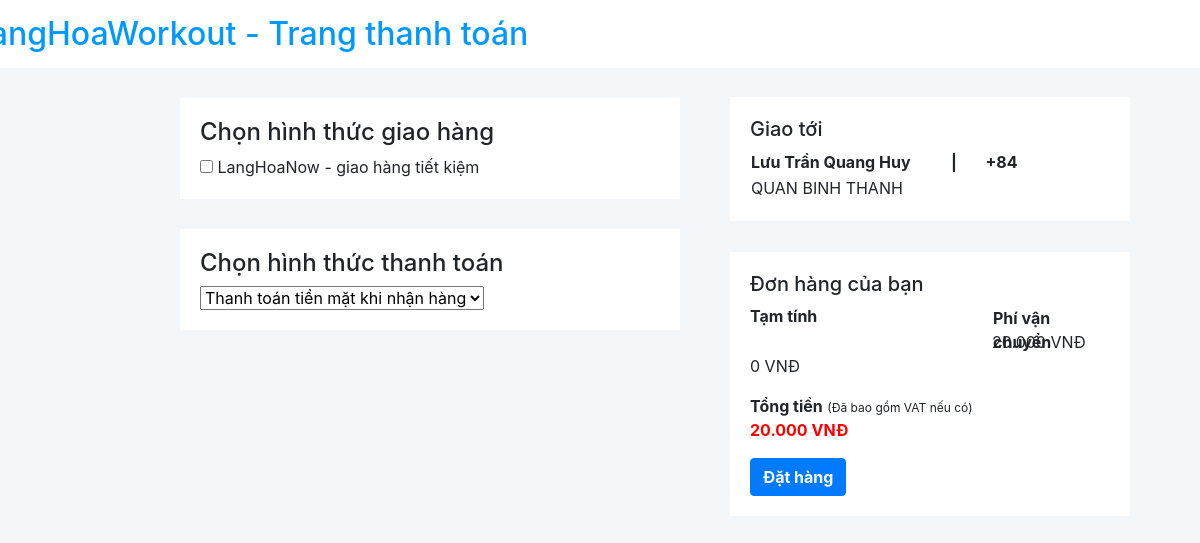
/dathang.php (signed in), run on the app's committed database.
### tables this page shows
CREATE TABLE `customer` (
  `CustomerID` int(11) NOT NULL,
  `Username` varchar(50) NOT NULL,
  `Password` varchar(50) NOT NULL,
  `LastName` varchar(50) NOT NULL,
  `FirstName` varchar(50) NOT NULL,
  `Address` varchar(300) NOT NULL,
  `Email` varchar(50) NOT NULL,
  `LockCustomer` tinyint(1) NOT NULL DEFAULT 0
);

### dathang.php (the view, shortened to what this page needs)
<?php
        if (!isset($_SESSION['name'])){
            echo "<script>alert('Đăng nhập để đặt hàng')</script>";
            header( "refresh:0;url=dangnhap.php" );
        }
        else{
            require("config.php");
            $a=$_SESSION["currentID"];
            $b=$_SESSION["money"];
            $sqlGetCustomer = "SELECT * FROM `customer` WHERE `CustomerID` = '".$a."' LIMIT 1";
            $conn = new mysqli($servername, $username, $password, $dbname);
            $result1=$conn->query($sqlGetCustomer);
            if ($result1->num_rows > 0) $row1 = $result1->fetch_assoc();
?>
            <!DOCTYPE html>
            <html lang="en">
            <head>
                <link rel="stylesheet" href="https://cdn.jsdelivr.net/npm/bootstrap@4.6.0/dist/css/bootstrap.min.css">
                <link rel="stylesheet" href="https://cdnjs.cloudflare.com/ajax/libs/font-awesome/5.15.4/css/all.min.css"/>
                <link rel="stylesheet" href="style.css">
            </head>
            <body>
                <header>
                    <h2>LangHoaWorkout - Trang thanh toán</h2>
                </header>
                <div class="wrapper-content">
                    <div class="left">
                        <div class="type-ship">
                            <h4>Chọn hình thức giao hàng</h4>
                            <input type="checkbox" id="" name="vehicle1" value="Bike"> LangHoaNow - giao hàng tiết kiệm
                        </div>
                        <div class="type-payment">
                            <h4>Chọn hình thức thanh toán</h4>
                            <select class="form-select" aria-label="Default select example">
                                <option value="4" selected>Thanh toán tiền mặt khi nhận hàng</option>
                            </select>
                        </div>
                    </div>
                    <div class="right">
                        <div class="ship-address">
                            <h5>Giao tới</h5>
                            <table>
                                <tr>
                                    <?php
                                        echo "<th style='width:200px;'>".$row1['LastName']." ".$row1['FirstName']."</th>
                                              <th>|&nbsp;&nbsp;&nbsp;&nbsp;&nbsp;&nbsp;&nbsp;</th>
                                              <th>+84 ".$row1['PhoneNumber']."</th>";
                                    ?>
                                </tr>
                                <tr>
                                    <td><?php echo $row1['Address'] ?></td>
                                </tr>
                            </table>
                        </div>
                        <div class="your-order">
                            <h5>Đơn hàng của bạn</h5>
                            <p> <b>Tạm tính</b> </p>
                            <p style='margin: -38px 0px 0px 243px;'><b>Phí vận chuyển</b>  </p>
                            <p> <?php echo number_format($b,0,',','.')." VNĐ";?> </p>
                            <p style='position: absolute; top: 78px; left: 262px;'>20.000 VNĐ</p>
                            <p class='sumtotal' sytyle='margin-top:150px; margin-botton: 15px;'> <b>Tổng tiền</b> <span style='font-size: 12px;'>(Đã bao gồm VAT nếu có)</span> </p>
                            <b><p style="color:red;"><?php echo  number_format($b+20000,0,',','.')." VNĐ";?></p></b>
                            <a href="dathang.php?payed=1"  class="btn btn-primary"><b>Đặt hàng</b> </a>
                        </div>
                    </div>
                </div>
                </body>
                </html>
<?php
}
?>

### style.css (style rules this page uses)
h2 { text-align: center; }

### dathang.php (style rules this page uses)
h2 { margin-left:-700px; padding: 15px; color:#0099ff; }
body { background-color: #f3f7fa; }
header { background: #fff; }
.type-ship, .type-payment, .ship-address, .your-order { position: relative; background-color: #fff; margin: 30px; width: 500px; padding: 20px; }
.type-ship { left: 150px; }
.type-payment { left: 150px; }
.ship-address { left: 700px; top: -263px; width: 400px !important; }
.your-order { left: 700px; top: -262px; width: 400px !important; }
.left, .right { width: 500px; }
.sumtotal { margin: 0 0 0 0px !important; }

### data on the page
customer: LastName "Lưu Trần Quang", FirstName "Huy", Address "QUAN BINH THANH"

### other printed values
$b "0"
$b+20000 "20.000"
